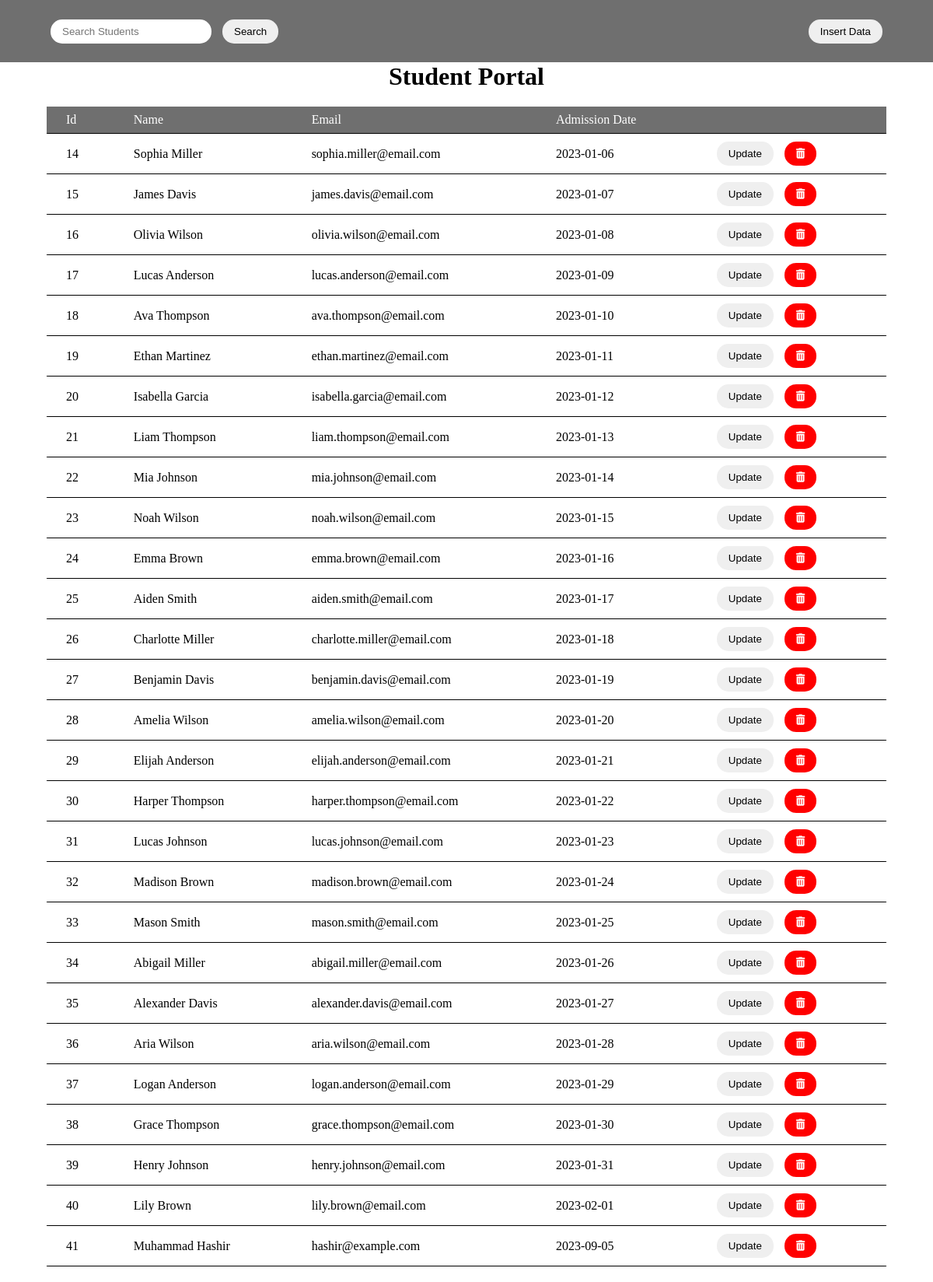
The app's page /tempelates/dashboard-data.php with its own data.
### tables this page shows
CREATE TABLE `admissiondata` (
  `id` int(11) NOT NULL,
  `name` varchar(50) DEFAULT NULL,
  `email` varchar(50) DEFAULT NULL,
  `admissionDate` varchar(50) DEFAULT NULL
);

### datavalidation.php (called while the page is built, shortened)
<?php
        $connection = mysqli_connect("localhost", "root", "", "studentdata");
        $sqlQuery = "SELECT * FROM admissiondata";
        $sqlResult = mysqli_query($connection, $sqlQuery);
    ?>

### tempelates/table.php (the view, shortened to what this page needs)
<?php
    if(mysqli_num_rows($sqlResult) > 0){
        while($row = mysqli_fetch_assoc($sqlResult)){
            $name = $row['name'];
            $id = $row['id'];
            $email = $row['email'];
            $admissionDate = $row['admissionDate'];
            echo "
                    <tr>
                        <td>$id</td>
                        <td>$name</td>
                        <td>$email</td>
                        <td>$admissionDate</td>
                        <td>
                            <button class='update' data-id='$id'>Update</button>
                            <form id='deleteform-$id' onsubmit='confirmBox(event, $id)' action='"  . $_SERVER['PHP_SELF']. "' method='post'>
                                <input type='hidden' name='deleteId'    value='$id'>
                                <button class='delete'><i class='fa-solid fa-trash-can'></i>
                                </button>
                            </form>
                        </td>
                    </tr>
            ";
        }
    }
?>

### tempelates/dashboard-data.php (shortened to what this page needs)
<!DOCTYPE html>
<html lang="en">
<head>
    <link rel="stylesheet" href="./style.css">
    <link rel="stylesheet" href="./assets/fontawesome-free-6.4.2-web/fontawesome-free-6.4.2-web/css/all.min.css">
</head>
<body>
    <?php
        require_once("datavalidation.php");
    ?>
    <form action="<?php echo $_SERVER["PHP_SELF"]; ?>" method="post">
        <header>
            <div class="search-box">
                <input type="text" name="search-box" id="search" placeholder="Search Students">
                <button name="search">Search</button>
            </div>
            <div class="detail-btns">
                <div class="btn">
                    <button type="button" id="insert">Insert Data</button>
                </div>
            </div>
        </header>
    </form>
    <h1>Student Portal</h1>
    <div id="grid">
        <table>
            <tr id='heading'>
                <td>Id</td>
                <td>Name</td>
                <td>Email</td>
                <td>Admission Date</td>
                <td></td>
            </tr>
            <tbody id='table'>
                <?php
                    require_once("./tempelates/table.php");
                ?>
            </tbody>
        </table>
    </div>
</body>
</html>

### style.css (style rules this page uses)
* { margin: 0; padding: 0; box-sizing: border-box; }
header { display: flex; justify-content: space-between; align-items: center; height: 10vh; background-color: chartreuse; padding: 0 5vw; }
.detail-btns { display: flex; justify-content: center; align-items: center; }
button, .search-box input { padding: 8px 15px; margin: 2px 5px; border-radius: 15px; border: none; transition: .5s; }
h1 { text-align: center; }
header { background-color: #00000090; }
#grid { display: block; width: 100%; padding:20px 5vw; }
#grid table { width: 100%; }
#heading { background-color: #00000090; color: white; }
td { border-bottom: 1px solid black; padding: 8px 25px; margin: 0; }
tr { margin: 0; }
table { border-collapse: collapse; }
.delete { background-color: red; color: white; }
td form { display: inline-block; }
tr { position: relative; overflow: hidden; }
tr::before { content: ''; position: absolute; height: 100%; width: 0; top: 0; left: 0; background-color: #00000020; transition: .5s; z-index: -1; }

### records on screen
admissiondata: id "14", name "Sophia Miller", email "sophia.miller@email.com", admissionDate "2023-01-06"
admissiondata: id "15", name "James Davis", email "james.davis@email.com", admissionDate "2023-01-07"
admissiondata: id "16", name "Olivia Wilson", email "olivia.wilson@email.com", admissionDate "2023-01-08"
admissiondata: id "17", name "Lucas Anderson", email "lucas.anderson@email.com", admissionDate "2023-01-09"
admissiondata: id "18", name "Ava Thompson", email "ava.thompson@email.com", admissionDate "2023-01-10"
admissiondata: id "19", name "Ethan Martinez", email "ethan.martinez@email.com", admissionDate "2023-01-11"
admissiondata: id "20", name "Isabella Garcia", email "isabella.garcia@email.com", admissionDate "2023-01-12"
admissiondata: id "21", name "Liam Thompson", email "liam.thompson@email.com", admissionDate "2023-01-13"
admissiondata: id "22", name "Mia Johnson", email "mia.johnson@email.com", admissionDate "2023-01-14"
admissiondata: id "23", name "Noah Wilson", email "noah.wilson@email.com", admissionDate "2023-01-15"
admissiondata: id "24", name "Emma Brown", email "emma.brown@email.com", admissionDate "2023-01-16"
admissiondata: id "25", name "Aiden Smith", email "aiden.smith@email.com", admissionDate "2023-01-17"
admissiondata: id "26", name "Charlotte Miller", email "charlotte.miller@email.com", admissionDate "2023-01-18"
admissiondata: id "27", name "Benjamin Davis", email "benjamin.davis@email.com", admissionDate "2023-01-19"
admissiondata: id "28", name "Amelia Wilson", email "amelia.wilson@email.com", admissionDate "2023-01-20"
admissiondata: id "29", name "Elijah Anderson", email "elijah.anderson@email.com", admissionDate "2023-01-21"
admissiondata: id "30", name "Harper Thompson", email "harper.thompson@email.com", admissionDate "2023-01-22"
admissiondata: id "31", name "Lucas Johnson", email "lucas.johnson@email.com", admissionDate "2023-01-23"
admissiondata: id "32", name "Madison Brown", email "madison.brown@email.com", admissionDate "2023-01-24"
admissiondata: id "33", name "Mason Smith", email "mason.smith@email.com", admissionDate "2023-01-25"
admissiondata: id "34", name "Abigail Miller", email "abigail.miller@email.com", admissionDate "2023-01-26"
admissiondata: id "35", name "Alexander Davis", email "alexander.davis@email.com", admissionDate "2023-01-27"
admissiondata: id "36", name "Aria Wilson", email "aria.wilson@email.com", admissionDate "2023-01-28"
admissiondata: id "37", name "Logan Anderson", email "logan.anderson@email.com", admissionDate "2023-01-29"
admissiondata: id "38", name "Grace Thompson", email "grace.thompson@email.com", admissionDate "2023-01-30"
admissiondata: id "39", name "Henry Johnson", email "henry.johnson@email.com", admissionDate "2023-01-31"
admissiondata: id "40", name "Lily Brown", email "lily.brown@email.com", admissionDate "2023-02-01"
admissiondata: id "41", name "Muhammad Hashir", email "hashir@example.com", admissionDate "2023-09-05"
